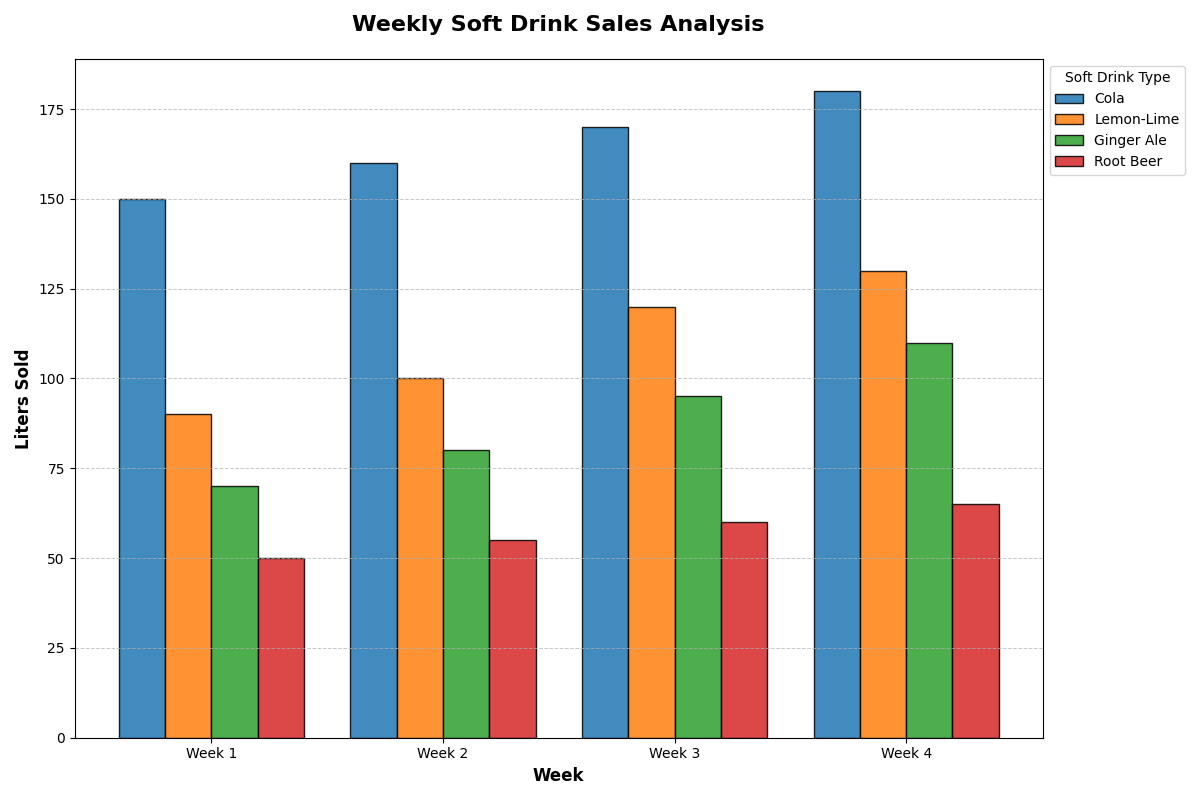

The script that drew this image:
import matplotlib.pyplot as plt
import numpy as np

weeks = ['Week 1', 'Week 2', 'Week 3', 'Week 4']
soft_drinks = ['Cola', 'Lemon-Lime', 'Ginger Ale', 'Root Beer']

cola_sales = [150, 160, 170, 180]
lemon_lime_sales = [90, 100, 120, 130]
ginger_ale_sales = [70, 80, 95, 110]
root_beer_sales = [50, 55, 60, 65]

sales_data = [cola_sales, lemon_lime_sales, ginger_ale_sales, root_beer_sales]
colors = ['#1f77b4', '#ff7f0e', '#2ca02c', '#d62728']

fig, ax = plt.subplots(figsize=(12, 8))

bar_width = 0.2
index = np.arange(len(weeks))

for i, (sales, color, drink) in enumerate(zip(sales_data, colors, soft_drinks)):
    ax.bar(index + i * bar_width, sales, width=bar_width, color=color, edgecolor='black', label=drink, alpha=0.85)

ax.set_title('Weekly Soft Drink Sales Analysis', fontsize=16, fontweight='bold', pad=20)
ax.set_xlabel('Week', fontsize=12, fontweight='bold')
ax.set_ylabel('Liters Sold', fontsize=12, fontweight='bold')
ax.set_xticks(index + bar_width * (len(soft_drinks) - 1) / 2)
ax.set_xticklabels(weeks)

ax.legend(loc='upper left', bbox_to_anchor=(1, 1), fontsize=10, title='Soft Drink Type')
ax.yaxis.grid(True, linestyle='--', linewidth=0.7, alpha=0.7)

plt.tight_layout()
plt.show()
